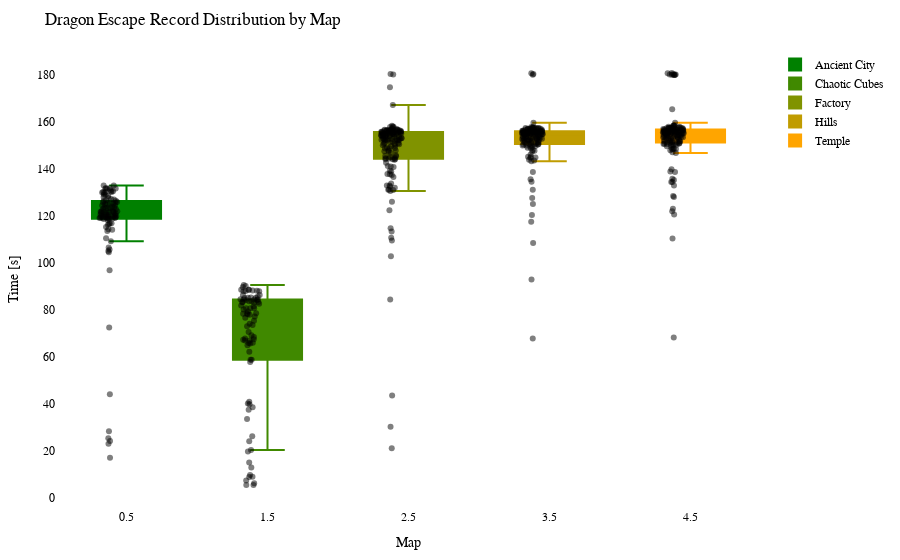

The notebook cell this image was saved under:
### Code cell
import plotly.graph_objects as go
import plotly.io as pio

df = getRecordsDataframe(minigame="Drachenflucht")

# Calculate the offset for centering the data points
num_columns = len(df.columns)
offset = 0.5

# Create a Swarm plot using Plotly
fig = go.Figure()

cmap = LinearSegmentedColormap.from_list("green_orange", ["green", "orange"])
colors = [to_hex(cmap(i / (num_columns - 1))) for i in range(num_columns)]

for i, (column, color) in enumerate(zip(df.columns, colors)):
    x_values = [i + offset] * len(df[column])  # Adjust x-values with offset for horizontal centering
    fig.add_trace(go.Box(x=x_values,
                         y=df[column],
                         name=column,
                         boxpoints='all',
                         pointpos=-0.5,  # Adjust point position to prevent overlapping
                         marker=dict(color='rgba(0,0,0,0.5)', size=6),  # Adjust marker color and size
                         line=dict(color=color),
                         fillcolor=color,
                         hovertext=df_to_html.index,
                         hoverinfo='name+text+y',
                         showlegend=True))

fig.update_layout(title="Dragon Escape Record Distribution by Map",
                  xaxis=dict(title="Map"),
                  yaxis=dict(title="Time [s]"),
                  showlegend=True,
                  font=dict(family="Arial", size=12, color="black"),  # Customize font
                  plot_bgcolor="white",  # Set background color
                  margin=dict(l=50, r=50, t=50, b=50),  # Adjust margins for better layout
                  )

pio.show(fig)

pio.write_html(fig, "out/drache_swarm_plot.html")

### Figure 1 — Plotly figure (JSON) as saved in the notebook; plotly's stock layout.template omitted (floating-point values rounded to 4 significant figures; data arrays with more than 128 entries replaced by an {"elided": "..."} marker saying what was removed)
{"data": [{"boxpoints": "all", "fillcolor": "#008000", "hoverinfo": "name+text+y", "hovertext": {"elided": "146 str values"}, "line": {"color": "#008000"}, "marker": {"color": "rgba(0,0,0,0.5)", "size": 6}, "name": "Ancient City", "pointpos": -0.5, "showlegend": true, "type": "box", "x": {"elided": "146 float values"}, "y": {"elided": "146 float values"}}, {"boxpoints": "all", "fillcolor": "#408900", "hoverinfo": "name+text+y", "hovertext": {"elided": "146 str values"}, "line": {"color": "#408900"}, "marker": {"color": "rgba(0,0,0,0.5)", "size": 6}, "name": "Chaotic Cubes", "pointpos": -0.5, "showlegend": true, "type": "box", "x": {"elided": "146 float values"}, "y": {"elided": "146 float values"}}, {"boxpoints": "all", "fillcolor": "#809300", "hoverinfo": "name+text+y", "hovertext": {"elided": "146 str values"}, "line": {"color": "#809300"}, "marker": {"color": "rgba(0,0,0,0.5)", "size": 6}, "name": "Factory", "pointpos": -0.5, "showlegend": true, "type": "box", "x": {"elided": "146 float values"}, "y": {"elided": "146 float values"}}, {"boxpoints": "all", "fillcolor": "#c09c00", "hoverinfo": "name+text+y", "hovertext": {"elided": "146 str values"}, "line": {"color": "#c09c00"}, "marker": {"color": "rgba(0,0,0,0.5)", "size": 6}, "name": "Hills", "pointpos": -0.5, "showlegend": true, "type": "box", "x": {"elided": "146 float values"}, "y": {"elided": "146 float values"}}, {"boxpoints": "all", "fillcolor": "#ffa500", "hoverinfo": "name+text+y", "hovertext": {"elided": "146 str values"}, "line": {"color": "#ffa500"}, "marker": {"color": "rgba(0,0,0,0.5)", "size": 6}, "name": "Temple", "pointpos": -0.5, "showlegend": true, "type": "box", "x": {"elided": "146 float values"}, "y": {"elided": "146 float values"}}], "layout": {"font": {"color": "black", "family": "Arial", "size": 12}, "margin": {"b": 50, "l": 50, "r": 50, "t": 50}, "plot_bgcolor": "white", "showlegend": true, "title": {"text": "Dragon Escape Record Distribution by Map"}, "xaxis": {"title": {"text": "Map"}}, "yaxis": {"title": {"text": "Time [s]"}}}}
